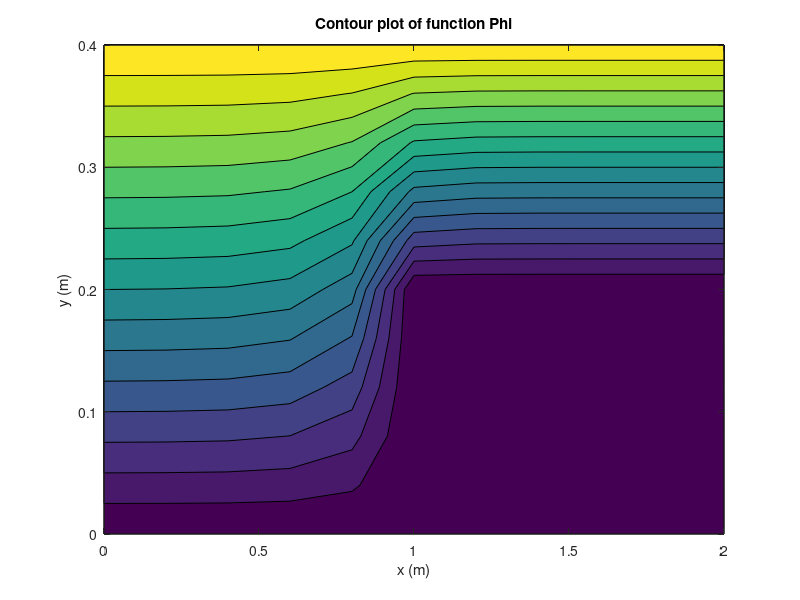
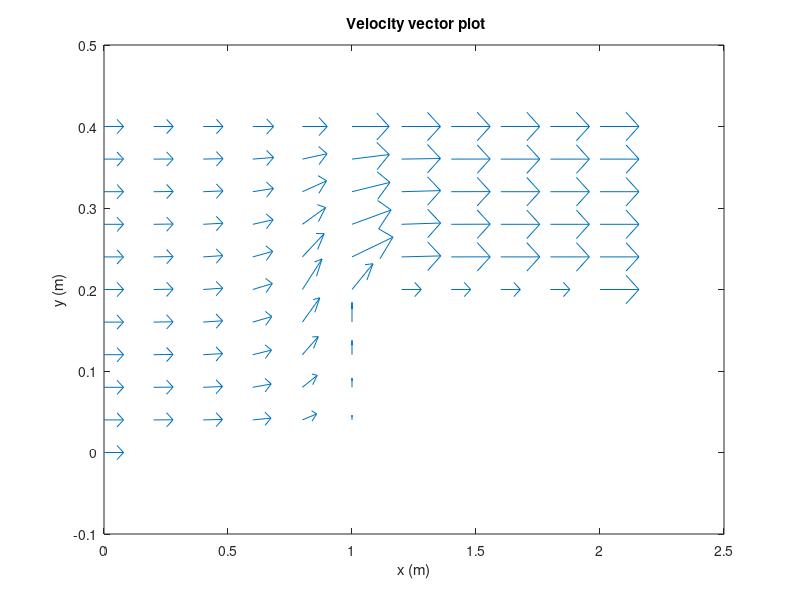
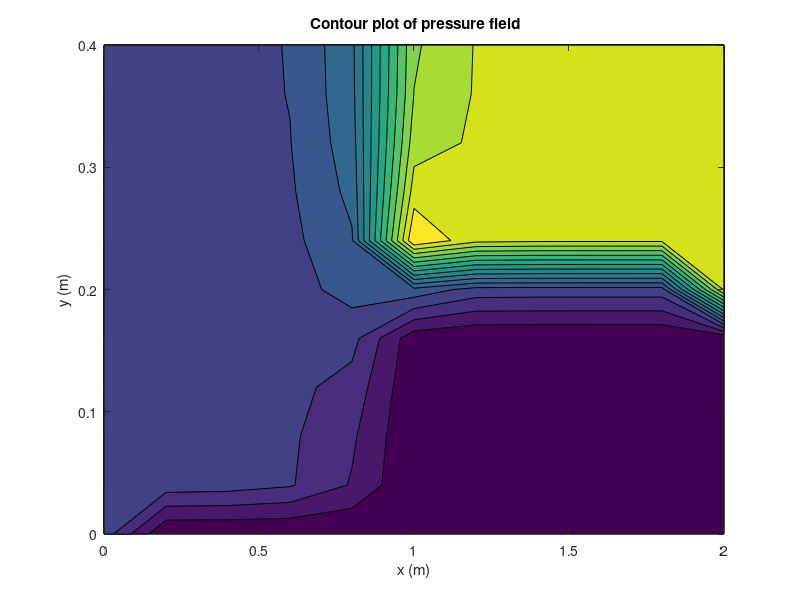
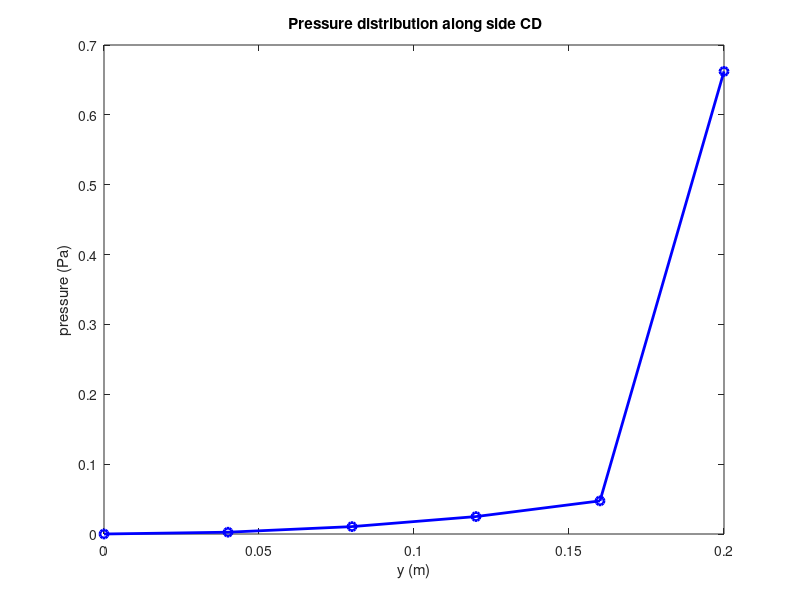

Write MATLAB code to recreate these figures, in order.
function StepFlow
% Program StepFlow
% Finite difference code to solve the problem of an inviscid,
% incompressible flow going over a step.
%
%
% B                         E                      G
% --------------------------------------------------
% |                                                |
% |                                                |
% |                                                |
% |                                                |
% |                                                |
% |                         D                      |F                        
% |                         ------------------------
% |                         |
% |                         |
% |                         |
% |                         |
% |                         |
% |                         |
% ---------------------------
% A                         C
%
% Dimensions: AC = DF = BE = EG = L
%             CD = FG = DE = AB/2 = H
% The domain is discretized with Nx grid spacings along AC and DF
% and NY grid spacings along CD and FG.
% Index convention:
% Local indices (i,j)       Global index (q)
% A (1,1)                   qA=1
% B (1,2*Ny+1)              qB=2*Ny+1
% C (Nx+1,1)                qC=Nx*(2*Ny+1)+1
% D (Nx+1,Ny+1)             qD=qC+Ny
% E (Nx+1,2*Ny+1)           qE=qD+Ny
% F (2*Nx+1,Ny+1)           qF=qE+(Nx-1)*(Ny+1)+1
% G (2*Nx+1,2*Ny+1)         qG=qF+Ny
%
% Key parameters
close all; clear all; clear figure;
L=1.0; % x-dimension of domain (in m)
H=0.2; % y-dimension of step (in m)
Nx=input(' Enter number of grid spacings in x (Nx) ')
Ny=input(' Enter number of grid spacings in y (Ny) ')
dx=L/Nx; % grid spacing in x direction
dy=H/Ny; % grid spacing in y direction
eta=dx/dy; % grid spacing ratio
V=1; % imposed inflow velocity (in m/s) (the outflow velocity = 2V)
rho=1; % fluid density (in kg/m^3) (to compute the dynamic pressure)
%
% Compute global equation number of corners (see schematic above)
qA=1;
qB=2*Ny+1;
qC=Nx*(2*Ny+1)+1;
qD=qC+Ny;
qE=qD+Ny;
qF=qE+(Nx-1)*(Ny+1)+1;
qG=qF+Ny;
Numeq=qG % number of equations
%
% Set up matrix (Amat) and vector (bvec) dimensions
Amat=sparse(Numeq,Numeq);
bvec=zeros(Numeq,1);
%
% Build linear system
for i=1:Numeq; % place 1 along diagonal for all DOF then overwrite the interior grid points
 Amat(i,i)=1;
end
for i=2:Nx % loop over interior grid points - left half of domain
 for j=2:2*Ny
 qij=compute_q(i,j,Nx,Ny); % compute equation number q for (i,j) grid point
 Amat(qij,qij)=-2*(1+eta^2);
 q=compute_q(i-1,j,Nx,Ny);
 Amat(qij,q)= 1;
 q=compute_q(i+1,j,Nx,Ny);
 Amat(qij,q)= 1;
 q=compute_q(i,j-1,Nx,Ny);
 Amat(qij,q)= eta^2;
 q=compute_q(i,j+1,Nx,Ny);
 Amat(qij,q)= eta^2;
 end
end
for i=Nx+1:2*Nx % loop over interior grid points - right half of domain
 for j=Ny+2:2*Ny
 qij=compute_q(i,j,Nx,Ny);
 Amat(qij,qij)= -2*(1+eta^2);
 q=compute_q(i-1,j,Nx,Ny);
 Amat(qij,q)= 1;
 q=compute_q(i+1,j,Nx,Ny);
 Amat(qij,q)= 1;
 q=compute_q(i,j-1,Nx,Ny);
 Amat(qij,q)= eta^2;
 q=compute_q(i,j+1,Nx,Ny);
 Amat(qij,q)= eta^2;
 end
end
%
% Build right-hand-side vector (imposed Psi BC)
for j=1:2*Ny+1 % loop over the left edge:
    bvec(j)= V*(j-1)*dy;
end
for i=2:2*Nx % loop over top edge:
 j=2*Ny+1;
 q=compute_q(i,j,Nx,Ny);
 bvec(q)= 2*V*H;
end
for j=Ny+1:2*Ny+1 % loop over right edge:
 i=2*Nx+1;
 q=compute_q(i,j,Nx,Ny);
 y=(j-1)*dy;
 bvec(q)= 2*V*(y-H) ;
 end
% Remainder of boundary has Psi=0
%
% Solve linear system
Psivec=Amat\bvec;
% Build Psi array for visualization (fill lower right with zero
Psimat=zeros(2*Nx+1,2*Ny+1);
for i=1:2*Nx+1 % loop over all points in domain
 for j=1:2*Ny+1
 q=compute_q(i,j,Nx,Ny);
 if q == 0 % if inside step region, assign Phi=0
 Psimat(i,j)=0;
 else % if inside computational domain, extra Phi value from solution vector
 Psimat(i,j)=Psivec(q);
 end
 end
end
xvec=linspace(0,2*L,2*Nx+1); % vector with 2*Nx+1 values of x
yvec=linspace(0,2*H,2*Ny+1); % vector with 2*Ny+1 values of y
contourf(xvec,yvec,Psimat',15) % create filled contour plots of phi field
xlabel('x (m)');
ylabel('y (m)');
title('Contour plot of function Phi');
%
% Compute and display velocity vector field
vx=zeros(2*Nx+1,2*Ny+1); % x-component of velocity at each grid point
vy=zeros(2*Nx+1,2*Ny+1); % y-component of velocity at each grid point
for j=1:2*Ny+1 % left edge
 vx(1,j)=V;
 vy(1,j)=0;
end
for j=Ny+1:2*Ny+1 % right edge
 vx(2*Nx+1,j)=2*V;
 vy(2*Nx+1,j)=0;
end
for i=2:2*Nx % top edge (backward difference)
 vx(i,2*Ny+1)=(Psimat(i,2*Ny+1)-Psimat(i,2*Ny))/dy;
 vy(i,2*Ny+1)=0;
end
for i=2*Nx % bottom edge (forward difference)
 vx(i,1)=(Psimat(i,2)-Psimat(i,1))/dy;
end
for i=2:2*Nx % interior nodes
 for j=2:2*Ny
 vx(i,j)=(Psimat(i,j+1)-Psimat(i,j-1))/2/dy;
 vy(i,j)=-(Psimat(i+1,j)-Psimat(i-1,j))/2/dx;
 end
end
figure(2) % velocity vector plot
[x,y]=meshgrid(xvec,yvec);
quiver(x',y',vx,vy); % create vector plot
xlabel('x (m)');
ylabel('y (m)');
title(' Velocity vector plot');
%
% Compute and display pressure field
figure(3)
pressure=0.5*rho*(vx.^2+vy.^2); % pressure array
contourf(xvec,yvec,pressure',15) % filled contour plot of pressure field
xlabel('x (m)');
ylabel('y (m)');
title(' Contour plot of pressure field');
%
% Display the pressure distribution along side CD (0<=y<=H)
figure(4)
yvalues=linspace(0,H,Ny+1); % vector with Ny+1 values of y along CD
pvalues(1:Ny+1)=pressure(Nx+1,1:Ny+1); % extract pressure values along CD from pressure array
plot(yvalues,pvalues,'bo-','linewidth',2)
xlabel('y (m)');
ylabel('pressure (Pa)');
title(' Pressure distribution along side CD');
end

function q=compute_q(i,j,Nx,Ny);
% Subroutine to compute the global equation number corresponding to grid
% point (i,j)
q = 0;
if(i <= Nx +1)
    q = (i-1)*(2*Ny+1)+j;
elseif(j >= Ny + 1)
    q = (Nx + 1)*(2*Ny+1)+(i-Nx-2)*(Ny+1)+j-Ny;
end
end